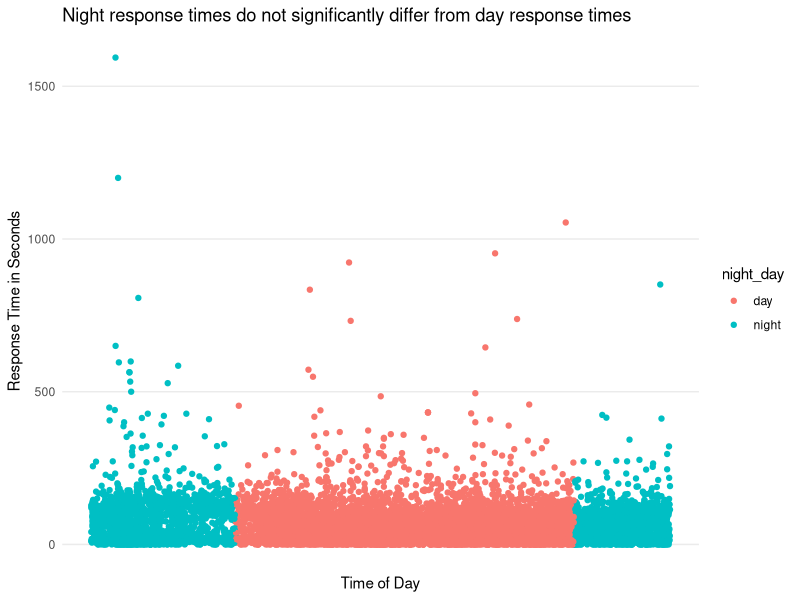

Write R code to recreate this figure. (Note: this script raises an error after producing the figure.)
## ---- chunk 1

library(tidyverse) # R data science package

# This is the original code I used to read in a sample of the data set.  I'm keeping it here for reproducibility.
# 
# sample_data <- read_csv("Fire_Department_Calls_For_Service__2016_.csv",
#                         n_max = 10000)
# 
# write_csv(sample_data, "fire_subset.csv")

sample_data <- read_csv("fire_subset.csv") # this writes the actual file


## ---- chunk 2

glimpse(sample_data)

## ---- chunk 3

library(lubridate) # for dealing with dates and time

data_night <- sample_data %>% 
  select(RowID, `Call Number`, `Dispatch DtTm`, `Response DtTm`) %>%  # select colums
  filter(!is.na(`Response DtTm`) == T) %>%  # filter out NA
  mutate(`Dispatch DtTm` = mdy_hms(`Dispatch DtTm`),
         `Response DtTm` = mdy_hms(`Response DtTm`)) %>% # change columns to mdy_hms format from character
  mutate(difference = `Response DtTm` - `Dispatch DtTm`) %>% # make a column with the difference
  mutate(just_time = hms(format(ymd_hms(`Dispatch DtTm`), "%H:%M:%S"))) %>% # make column with just the time
  mutate(night_day = if_else(just_time >= hms("20:00:00") | just_time <= hms("06:00:00"), # mark as day or night
                     "night",
                     "day"))
                     
data_night

## ---- chunk 4

data_night %>% 
  group_by(night_day) %>% 
  summarise(average = mean(difference), median = median(difference))

## ---- chunk 5

ggplot(data_night, aes(x = as.numeric(just_time), 
                       y = difference, 
                       color = night_day)) +
  geom_point() +
  labs(y = "Response Time in Seconds",
       x = "Time of Day",
       title = "Night response times do not significantly differ from day response times") +
  theme_minimal() +
  theme(panel.grid.major.x = element_blank(),
        panel.grid.minor.x = element_blank(),
        panel.grid.minor.y = element_blank(),
        axis.text.x = element_blank())

## ---- chunk 6


data_available <- sample_data %>% 
  select(RowID, `Call Number`, `Dispatch DtTm`, `Response DtTm`, `Available DtTm`) %>%  # select colums
  filter(!is.na(`Response DtTm`) == T,
         !is.na(`Available DtTm`) == T) %>%  # filter out NA
  mutate(`Dispatch DtTm` = mdy_hms(`Dispatch DtTm`),
         `Available DtTm` = mdy_hms(`Available DtTm`)) %>% # change columns to mdy_hms format from character
 # mutate(diff_avail = `Available DtTm` - `Dispatch DtTm`) %>%  This is wrong--this calculates the short calls, not the back to back
# What needs to happen at this point is 
  mutate(back_to_back = if_else(diff_avail <= time_length(600),
                     "Yes",
                     "No"))
                     
data_available
## ---- chunk 7

data_available %>% 
  group_by(back_to_back) %>% 
  summarise(average = mean(difference), median = median(difference))

## ---- chunk 8

ggplot(data_available, aes(x = as.numeric(diff_avail), 
                       y = difference, 
                       color = back_to_back)) +
  geom_point() + 
  labs(y = "Response Time in Seconds",
       x = "Difference Between Availability and Dispatch",
       title = "Availability appears to affect response time beyond 10 minutes") +
  theme_minimal() +
  theme(panel.grid.major.x = element_blank(),
        panel.grid.minor.x = element_blank(),
        panel.grid.minor.y = element_blank())

## ---- chunk 9

data_neighborhood <- sample_data %>% 
  select(RowID, `Dispatch DtTm`, `Response DtTm`, `Neighborhooods - Analysis Boundaries`) %>%  # select colums
  filter(!is.na(`Response DtTm`) == T,
         !is.na(`Neighborhooods - Analysis Boundaries`)) %>%  # filter out NA
  mutate(`Dispatch DtTm` = mdy_hms(`Dispatch DtTm`),
         `Response DtTm` = mdy_hms(`Response DtTm`)) %>% # change columns to mdy_hms format from character
  mutate(difference = `Response DtTm` - `Dispatch DtTm`) %>% # make a column with the difference
  mutate(just_time = hms(format(ymd_hms(`Dispatch DtTm`), "%H:%M:%S"))) %>% # make column with just the time
  group_by(`Neighborhooods - Analysis Boundaries`) %>%
  summarise(average = mean(difference)) %>% 
  ungroup() %>% 
  arrange(desc(average)) %>% 
  rename(Neighborhood = `Neighborhooods - Analysis Boundaries`)
                     
data_neighborhood

ggplot(data_neighborhood, aes(x = reorder(Neighborhood, average), y = average)) +
  geom_col()+
  coord_flip() + 
  labs(x = "Neighborhood",
       y = "Average Response Time",
       title = "Response times vary greatly by neighborhood") +
  theme_minimal() +
  theme(panel.grid.minor.x = element_blank(),
        panel.grid.major.y = element_blank(),
        panel.grid.minor.y = element_blank())

